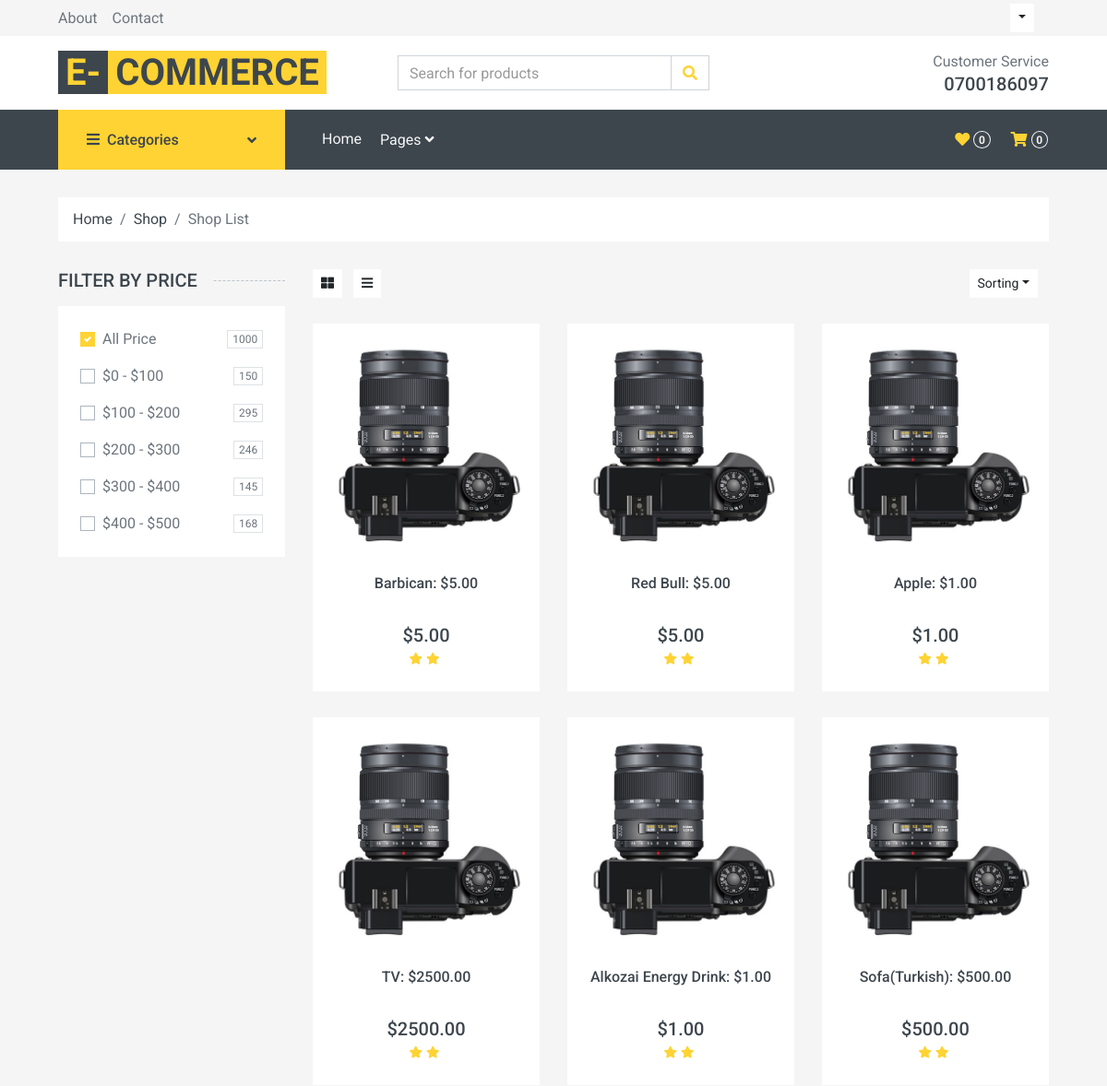
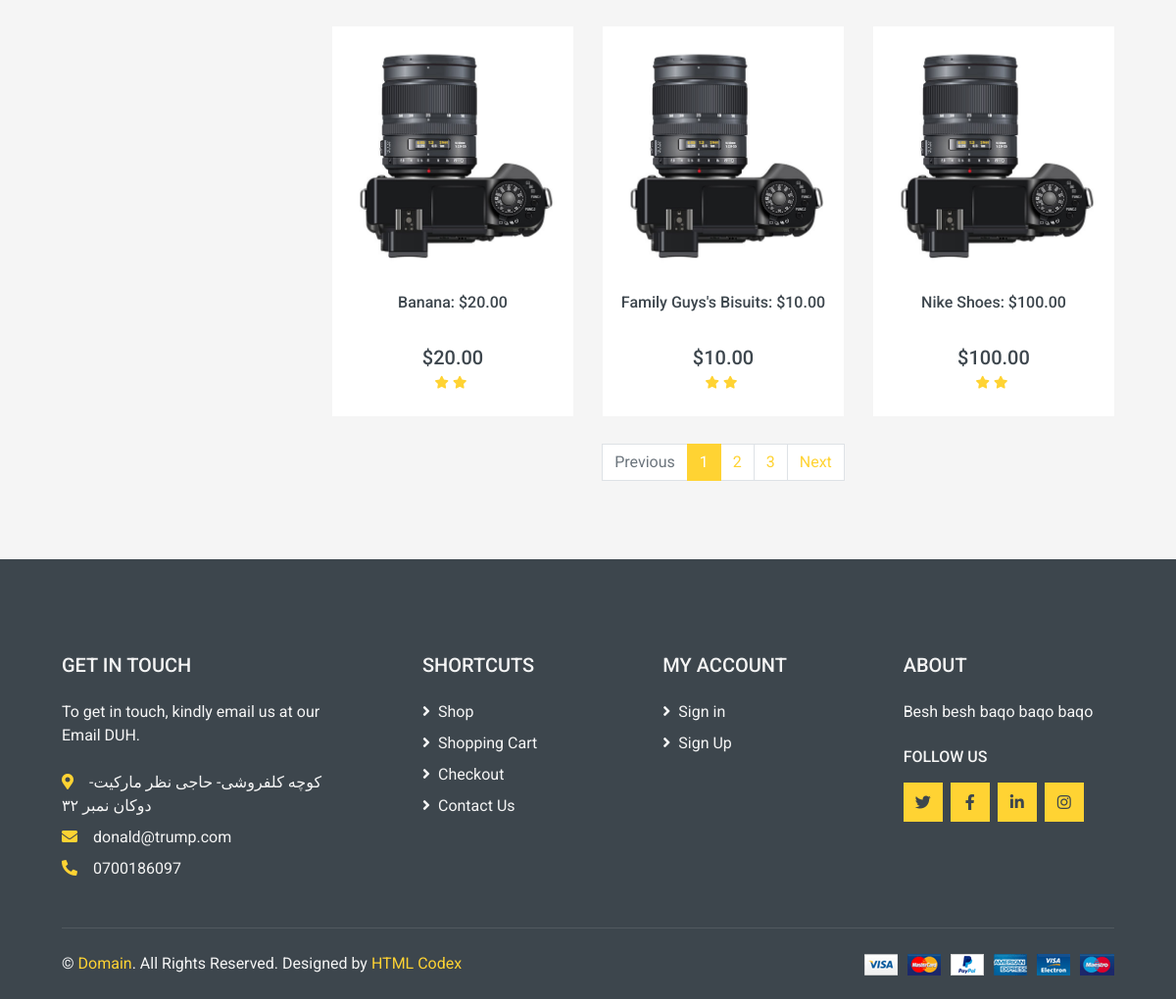
The app's page /product/ with its own data (2 pictures, top to bottom).
### items/models.py (models this page shows, shortened)
class Product(models.Model):
    name = models.CharField(max_length=69)
    distributor = models.ForeignKey(Companie, on_delete=models.CASCADE)
    image = models.ImageField(blank=True,null=True,default='avatar.svg')
    price = models.DecimalField(
        max_digits=10, decimal_places=2, null=True, default='29.99')
    category = models.ForeignKey(Category,on_delete=models.CASCADE,null=True)
    def __str__(self):
        return str(self.name) + ": $" + str(self.price)

### items/views.py (the view)
# urls.py: path("product/", views.product, name='product'),
def product(request):
    q = request.GET.get('q') if request.GET.get('q') != None else ''
    product = Product.objects.filter(Q(name__icontains=q) |
                                     Q(category__name__icontains=q))
    context = {'product': product}
    return render(request, 'product.html', context)

### templates/product.html (shortened to what this page needs)
<!DOCTYPE html>
<html lang="en">
<head>
    <link rel="stylesheet" href="\static\css\style.css">
    <link href="https://cdnjs.cloudflare.com/ajax/libs/font-awesome/5.10.0/css/all.min.css" rel="stylesheet">
    <link href="\static\lib\animate\animate.min.css" rel="stylesheet">
    <link href="\static\lib\owlcarousel\assets\owl.carousel.min.css" rel="stylesheet">
    <link href="\static\css\style.css" rel="stylesheet">
</head>
<body>
    <div class="container-fluid">
        <div class="row bg-secondary py-1 px-xl-5">
            <div class="col-lg-6 d-none d-lg-block">
                <div class="d-inline-flex align-items-center h-100">
                    <a class="text-body mr-3" href="">About</a>
                    <a class="text-body mr-3" href="">Contact</a>
                </div>
            </div>
            <div class="col-lg-6 text-center text-lg-right">
                <div class="d-inline-flex align-items-center">
                    <div class="btn-group">
                        <button type="button" class="btn btn-sm btn-light dropdown-toggle" data-toggle="dropdown">{{user.username}}</button>
                    </div>
                </div>
            </div>
        </div>
        <div class="row align-items-center bg-light py-3 px-xl-5 d-none d-lg-flex">
            <div class="col-lg-4">
                <a href="" class="text-decoration-none">
                    <span class="h1 text-uppercase text-primary bg-dark px-2">E-</span>
                    <span class="h1 text-uppercase text-dark bg-primary px-2 ml-n1">Commerce</span>
                </a>
            </div>
            <div class="col-lg-4 col-6 text-left">
                <form action="">
                    <div class="input-group">
                        <input
                        type="text"
                        class="form-control"
                        placeholder="Search for products"
                        name = 'q'
                      />
                        <div class="input-group-append">
                            <span class="input-group-text bg-transparent text-primary">
                                <i class="fa fa-search"></i>
                            </span>
                        </div>
                    </div>
                </form>
            </div>
            <div class="col-lg-4 col-6 text-right">
                <p class="m-0">Customer Service</p>
                <h5 class="m-0">0700186097</h5>
            </div>
        </div>
    </div>
    <div class="container-fluid bg-dark mb-30">
        <div class="row px-xl-5">
            <div class="col-lg-3 d-none d-lg-block">
                <a class="btn d-flex align-items-center justify-content-between bg-primary w-100" data-toggle="collapse" href="#navbar-vertical" style="height: 65px; padding: 0 30px;">
                    <h6 class="text-dark m-0"><i class="fa fa-bars mr-2"></i>Categories</h6>
                    <i class="fa fa-angle-down text-dark"></i>
                </a>
            </div>
            <div class="col-lg-9">
                <nav class="navbar navbar-expand-lg bg-dark navbar-dark py-3 py-lg-0 px-0">
                    <div class="collapse navbar-collapse justify-content-between" id="navbarCollapse">
                        <div class="navbar-nav mr-auto py-0">
                            <a href="{% url 'home' %}" class="nav-item nav-link">Home</a>
                            <div class="nav-item dropdown">
                                <a href="#" class="nav-link dropdown-toggle" data-toggle="dropdown">Pages <i class="fa fa-angle-down mt-1"></i></a>
                            </div>
                        </div>
                        <div class="navbar-nav ml-auto py-0 d-none d-lg-block">
                            <a href="" class="btn px-0">
                                <i class="fas fa-heart text-primary"></i>
                                <span class="badge text-secondary border border-secondary rounded-circle" style="padding-bottom: 2px;">0</span>
                            </a>
                            <a href="" class="btn px-0 ml-3">
                                <i class="fas fa-shopping-cart text-primary"></i>
                                <span class="badge text-secondary border border-secondary rounded-circle" style="padding-bottom: 2px;">0</span>
                            </a>
                        </div>
                    </div>
                </nav>
            </div>
        </div>
    </div>
    <div class="container-fluid">
        <div class="row px-xl-5">
            <div class="col-12">
                <nav class="breadcrumb bg-light mb-30">
                    <a class="breadcrumb-item text-dark" href="{% url 'home' %}">Home</a>
                    <a class="breadcrumb-item text-dark" href="{% url 'product' %}">Shop</a>
                    <span class="breadcrumb-item active">Shop List</span>
                </nav>
            </div>
        </div>
    </div>
    <div class="container-fluid">
        <div class="row px-xl-5">
            <div class="col-lg-3 col-md-4">
                <h5 class="section-title position-relative text-uppercase mb-3"><span class="bg-secondary pr-3">Filter by price</span></h5>
                <div class="bg-light p-4 mb-30">
                    <form>
                        <div class="custom-control custom-checkbox d-flex align-items-center justify-content-between mb-3">
                            <label class="custom-control-label" for="price-all">All Price</label>
                            <span class="badge border font-weight-normal">1000</span>
                        </div>
                        <div class="custom-control custom-checkbox d-flex align-items-center justify-content-between mb-3">
                            <label class="custom-control-label" for="price-1">$0 - $100</label>
                            <span class="badge border font-weight-normal">150</span>
                        </div>
                        <div class="custom-control custom-checkbox d-flex align-items-center justify-content-between mb-3">
                            <label class="custom-control-label" for="price-2">$100 - $200</label>
                            <span class="badge border font-weight-normal">295</span>
                        </div>
                        <div class="custom-control custom-checkbox d-flex align-items-center justify-content-between mb-3">
                            <label class="custom-control-label" for="price-3">$200 - $300</label>
                            <span class="badge border font-weight-normal">246</span>
                        </div>
                        <div class="custom-control custom-checkbox d-flex align-items-center justify-content-between mb-3">
                            <label class="custom-control-label" for="price-4">$300 - $400</label>
                            <span class="badge border font-weight-normal">145</span>
                        </div>
                        <div class="custom-control custom-checkbox d-flex align-items-center justify-content-between">
                            <label class="custom-control-label" for="price-5">$400 - $500</label>
                            <span class="badge border font-weight-normal">168</span>
                        </div>
                    </form>
                </div>
            </div>
            <div class="col-lg-9 col-md-8">
                <div class="row pb-3">
                    <div class="col-12 pb-1">
                        <div class="d-flex align-items-center justify-content-between mb-4">
                            <div>
                                <button class="btn btn-sm btn-light"><i class="fa fa-th-large"></i></button>
                                <button class="btn btn-sm btn-light ml-2"><i class="fa fa-bars"></i></button>
                            </div>
                            <div class="ml-2">
                                <div class="btn-group">
                                    <button type="button" class="btn btn-sm btn-light dropdown-toggle" data-toggle="dropdown">Sorting</button>
                                </div>
                            </div>
                        </div>
                    </div>
                    {% for item in product %}
                    <div class="col-lg-4 col-md-6 col-sm-6 pb-1">
                        <div class="product-item bg-light mb-4">
                            <div class="product-img position-relative overflow-hidden">
                                <img class="img-fluid w-100" src="img/product-1.jpg" alt="">
                                <div class="product-action">
                                </div>
                            </div>
                            <div class="text-center py-4">
                                <a class="h6 text-decoration-none text-truncate" href="">{{item}}</a>
                                <br>
                                <br>
                                <div class="d-flex align-items-center justify-content-center mt-2">
                                    <h5>${{item.price}}</h5>
                                </div>
                                <div class="d-flex align-items-center justify-content-center mb-1">
                                    <small class="fa fa-star text-primary mr-1"></small>
                                    <small class="fa fa-star text-primary mr-1"></small>
                                </div>
                            </div>
                        </div>
                    </div>
                    {% endfor %}
                    <div class="col-12">
                        <nav>
                          <ul class="pagination justify-content-center">
                            <li class="page-item disabled"><a class="page-link" href="#">Previous</span></a></li>
                            <li class="page-item active"><a class="page-link" href="#">1</a></li>
                            <li class="page-item"><a class="page-link" href="#">2</a></li>
                            <li class="page-item"><a class="page-link" href="#">3</a></li>
                            <li class="page-item"><a class="page-link" href="#">Next</a></li>
                          </ul>
                        </nav>
                    </div>
                </div>
            </div>
        </div>
    </div>
    <div class="container-fluid bg-dark text-secondary mt-5 pt-5">
        <div class="row px-xl-5 pt-5">
          <div class="col-lg-4 col-md-12 mb-5 pr-3 pr-xl-5">
            <h5 class="text-secondary text-uppercase mb-4">Get In Touch</h5>
            <p class="mb-4">
              To get in touch, kindly email us at our Email DUH.
            </p>
            <p class="mb-2">
              <i class="fa fa-map-marker-alt text-primary mr-3"></i>کوچه کلفروشی- حاجی نظر مارکیت- دوکان نمبر ۳۲
            </p>
            <p class="mb-2">
              <i class="fa fa-envelope text-primary mr-3"></i>donald@trump.com
            </p>
            <p class="mb-0">
              <i class="fa fa-phone-alt text-primary mr-3"></i>0700186097
            </p>
          </div>
          <div class="col-lg-8 col-md-12">
            <div class="row">
              <div class="col-md-4 mb-5">
                <h5 class="text-secondary text-uppercase mb-4">Shortcuts</h5>
                <div class="d-flex flex-column justify-content-start">
                  <a class="text-secondary mb-2" href="{% url 'product' %}"
                    ><i class="fa fa-angle-right mr-2"></i>Shop</a
                  >
                  <a class="text-secondary mb-2" href="#"
                    ><i class="fa fa-angle-right mr-2"></i>Shopping Cart</a
                  >
                  <a class="text-secondary mb-2" href="#"
                    ><i class="fa fa-angle-right mr-2"></i>Checkout</a
                  >
                  <a class="text-secondary" href="{% url 'contact' %}"
                    ><i class="fa fa-angle-right mr-2"></i>Contact Us</a
                  >
                </div>
              </div>
              <div class="col-md-4 mb-5">
                <h5 class="text-secondary text-uppercase mb-4">My Account</h5>
                <div class="d-flex flex-column justify-content-start">
                  {% if user.is_authenticated %}
                  <div class="d-flex flex-column justify-content-start">
                    <a class="text-secondary mb-2" href="{% url 'sign-out' %}"
                    ><i class="fa fa-angle-right mr-2"></i>Logout</a
                  >
                  </div>
                  {% else %}
                  <a class="text-secondary mb-2" href="{% url 'login' %}"
                    ><i class="fa fa-angle-right mr-2"></i>Sign in</a
                  >
                  <a class="text-secondary mb-2" href="{% url 'sign-up' %}"
                    ><i class="fa fa-angle-right mr-2"></i>Sign Up</a
                  >
                  {% endif %}
                </div>
              </div>
              <div class="col-md-4 mb-5">
                <h5 class="text-secondary text-uppercase mb-4">About</h5>
                <p>Besh besh baqo baqo baqo</p>
                <h6 class="text-secondary text-uppercase mt-4 mb-3">Follow Us</h6>
                <div class="d-flex">
                  <a class="btn btn-primary btn-square mr-2" href="#"
                    ><i class="fab fa-twitter"></i
                  ></a>
                  <a class="btn btn-primary btn-square mr-2" href="#"
                    ><i class="fab fa-facebook-f"></i
                  ></a>
                  <a class="btn btn-primary btn-square mr-2" href="#"
                    ><i class="fab fa-linkedin-in"></i
                  ></a>
                  <a class="btn btn-primary btn-square" href="#"
                    ><i class="fab fa-instagram"></i
                  ></a>
                </div>
              </div>
            </div>
          </div>
        </div>
        <div
          class="row border-top mx-xl-5 py-4"
          style="border-color: rgba(256, 256, 256, 0.1) !important"
        >
          <div class="col-md-6 px-xl-0">
            <p class="mb-md-0 text-center text-md-left text-secondary">
              &copy; <a class="text-primary" href="#">Domain</a>. All Rights
              Reserved. Designed by
              <a class="text-primary" href="https://htmlcodex.com">HTML Codex</a>
            </p>
          </div>
          <div class="col-md-6 px-xl-0 text-center text-md-right">
            <img class="img-fluid" src="img/payments.png" alt="" />
          </div>
        </div>
      </div>
</body>
</html>

### records on screen
Product: name+price "Barbican: $5.00", price "5.00"
Product: name+price "Red Bull: $5.00", price "5.00"
Product: name+price "Apple: $1.00", price "1.00"
Product: name+price "TV: $2500.00", price "2500.00"
Product: name+price "Alkozai Energy Drink: $1.00", price "1.00"
Product: name+price "Sofa(Turkish): $500.00", price "500.00"
Product: name+price "Banana: $20.00", price "20.00"
Product: name+price "Family Guys's Bisuits: $10.00", price "10.00"
Product: name+price "Nike Shoes: $100.00", price "100.00"
